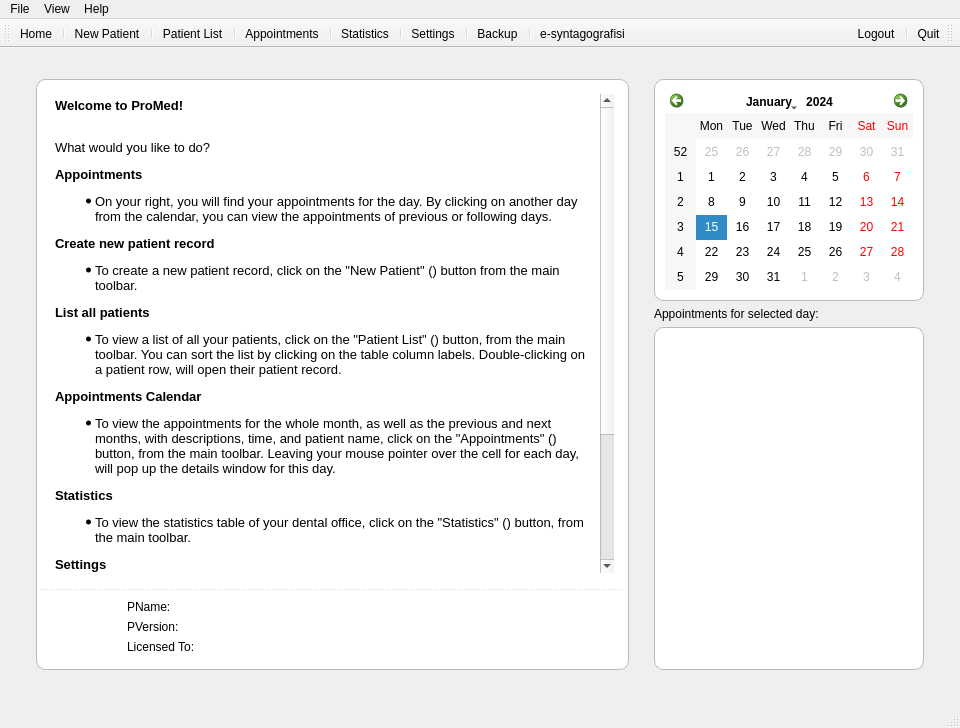
<?xml version="1.0" encoding="UTF-8"?>
<ui version="4.0">
 <class>MainWindow</class>
 <widget class="QMainWindow" name="MainWindow">
  <property name="geometry">
   <rect>
    <x>0</x>
    <y>0</y>
    <width>960</width>
    <height>728</height>
   </rect>
  </property>
  <property name="minimumSize">
   <size>
    <width>960</width>
    <height>725</height>
   </size>
  </property>
  <property name="acceptDrops">
   <bool>false</bool>
  </property>
  <property name="windowTitle">
   <string/>
  </property>
  <property name="windowIcon">
   <iconset>
    <normaloff>:/icons/ProDent</normaloff>:/icons/ProDent</iconset>
  </property>
  <property name="styleSheet">
   <string notr="true"/>
  </property>
  <widget class="QWidget" name="centralWidget">
   <property name="autoFillBackground">
    <bool>false</bool>
   </property>
   <property name="styleSheet">
    <string notr="true">background: url(:/images/bg2);</string>
   </property>
   <layout class="QGridLayout" name="gridLayout_2">
    <property name="leftMargin">
     <number>25</number>
    </property>
    <property name="topMargin">
     <number>15</number>
    </property>
    <property name="rightMargin">
     <number>25</number>
    </property>
    <property name="bottomMargin">
     <number>25</number>
    </property>
    <item row="0" column="0">
     <widget class="QWidget" name="widget_4" native="true">
      <layout class="QHBoxLayout" name="horizontalLayout_3">
       <property name="leftMargin">
        <number>0</number>
       </property>
       <property name="topMargin">
        <number>5</number>
       </property>
       <property name="rightMargin">
        <number>0</number>
       </property>
       <property name="bottomMargin">
        <number>0</number>
       </property>
       <item>
        <widget class="QWidget" name="mainpageWidget" native="true">
         <property name="sizePolicy">
          <sizepolicy hsizetype="MinimumExpanding" vsizetype="MinimumExpanding">
           <horstretch>0</horstretch>
           <verstretch>0</verstretch>
          </sizepolicy>
         </property>
         <property name="minimumSize">
          <size>
           <width>800</width>
           <height>0</height>
          </size>
         </property>
         <property name="maximumSize">
          <size>
           <width>1282</width>
           <height>800</height>
          </size>
         </property>
         <property name="autoFillBackground">
          <bool>false</bool>
         </property>
         <property name="styleSheet">
          <string notr="true">background-image:none;</string>
         </property>
         <layout class="QHBoxLayout" name="horizontalLayout">
          <property name="spacing">
           <number>25</number>
          </property>
          <item>
           <widget class="QWidget" name="widget_2" native="true">
            <property name="styleSheet">
             <string notr="true">#widget_2 {
	background:#ffffff;
	border-radius:9px;
	border:1px solid #bbbbbb;
}</string>
            </property>
            <layout class="QVBoxLayout" name="verticalLayout_5">
             <property name="margin">
              <number>5</number>
             </property>
             <item>
              <widget class="QTextBrowser" name="textBrowser">
               <property name="styleSheet">
                <string notr="true">QTextBrowser {
	background:#ffffff;
	padding:10px;
	border:0px;
}

QScrollBar {
	background:none;
}</string>
               </property>
               <property name="html">
                <string>&lt;!DOCTYPE HTML PUBLIC &quot;-//W3C//DTD HTML 4.0//EN&quot; &quot;http://www.w3.org/TR/REC-html40/strict.dtd&quot;&gt;
&lt;html&gt;&lt;head&gt;&lt;meta name=&quot;qrichtext&quot; content=&quot;1&quot; /&gt;&lt;style type=&quot;text/css&quot;&gt;
p, li { white-space: pre-wrap; }
&lt;/style&gt;&lt;/head&gt;&lt;body style=&quot; font-family:'Lucida Grande'; font-size:13pt; font-weight:400; font-style:normal;&quot;&gt;
&lt;p style=&quot; margin-top:0px; margin-bottom:0px; margin-left:0px; margin-right:0px; -qt-block-indent:0; text-indent:0px;&quot;&gt;&lt;span style=&quot; font-size:10pt; font-weight:600;&quot;&gt;Welcome to ProMed!&lt;/span&gt;&lt;/p&gt;
&lt;p style=&quot;-qt-paragraph-type:empty; margin-top:0px; margin-bottom:0px; margin-left:0px; margin-right:0px; -qt-block-indent:0; text-indent:0px; font-size:10pt;&quot;&gt;&lt;/p&gt;
&lt;p style=&quot; margin-top:12px; margin-bottom:12px; margin-left:0px; margin-right:0px; -qt-block-indent:0; text-indent:0px;&quot;&gt;&lt;span style=&quot; font-size:10pt;&quot;&gt;What would you like to do?&lt;/span&gt;&lt;/p&gt;
&lt;p style=&quot; margin-top:12px; margin-bottom:12px; margin-left:0px; margin-right:0px; -qt-block-indent:0; text-indent:0px;&quot;&gt;&lt;span style=&quot; font-size:10pt; font-weight:600;&quot;&gt;Appointments&lt;/span&gt;&lt;/p&gt;
&lt;ul style=&quot;margin-top: 0px; margin-bottom: 0px; margin-left: 0px; margin-right: 0px; -qt-list-indent: 1;&quot;&gt;&lt;li style=&quot; font-size:10pt;&quot; style=&quot; margin-top:12px; margin-bottom:12px; margin-left:0px; margin-right:0px; -qt-block-indent:0; text-indent:0px;&quot;&gt;On your right, you will find your appointments for the day. By clicking on another day from the calendar, you can view the appointments of previous or following days.&lt;/li&gt;
&lt;p style=&quot; margin-top:12px; margin-bottom:12px; margin-left:0px; margin-right:0px; -qt-block-indent:0; text-indent:0px;&quot;&gt;&lt;span style=&quot; font-size:10pt; font-weight:600;&quot;&gt;Create new patient record&lt;/span&gt;&lt;/p&gt;
&lt;li style=&quot; font-size:10pt;&quot; style=&quot; margin-top:12px; margin-bottom:12px; margin-left:0px; margin-right:0px; -qt-block-indent:0; text-indent:0px;&quot;&gt;To create a new patient record, click on the &amp;quot;New Patient&amp;quot; (&lt;img src=&quot;:/icons/New 32x32&quot; width=&quot;16&quot; /&gt;) button from the main toolbar.&lt;/li&gt;
&lt;p style=&quot; margin-top:12px; margin-bottom:12px; margin-left:0px; margin-right:0px; -qt-block-indent:0; text-indent:0px;&quot;&gt;&lt;span style=&quot; font-size:10pt; font-weight:600;&quot;&gt;List all patients&lt;/span&gt;&lt;/p&gt;
&lt;li style=&quot; font-size:10pt;&quot; style=&quot; margin-top:12px; margin-bottom:12px; margin-left:0px; margin-right:0px; -qt-block-indent:0; text-indent:0px;&quot;&gt;To view a list of all your patients, click on the &amp;quot;Patient List&amp;quot; (&lt;img src=&quot;:/icons/Patients 32x32&quot; width=&quot;16&quot; /&gt;) button, from the main toolbar. You can sort the list by clicking on the table column labels. Double-clicking on a patient row, will open their patient record.&lt;/li&gt;
&lt;p style=&quot; margin-top:12px; margin-bottom:12px; margin-left:0px; margin-right:0px; -qt-block-indent:0; text-indent:0px;&quot;&gt;&lt;span style=&quot; font-size:10pt; font-weight:600;&quot;&gt;Appointments Calendar&lt;/span&gt;&lt;/p&gt;
&lt;li style=&quot; font-size:10pt;&quot; style=&quot; margin-top:12px; margin-bottom:12px; margin-left:0px; margin-right:0px; -qt-block-indent:0; text-indent:0px;&quot;&gt;To view the appointments for the whole month, as well as the previous and next months, with descriptions, time, and patient name, click on the &amp;quot;Appointments&amp;quot; (&lt;img src=&quot;:/icons/Calendar 32x32&quot; width=&quot;16&quot; /&gt;) button, from the main toolbar. Leaving your mouse pointer over the cell for each day, will pop up the details window for this day.&lt;/li&gt;
&lt;p style=&quot; margin-top:12px; margin-bottom:12px; margin-left:0px; margin-right:0px; -qt-block-indent:0; text-indent:0px;&quot;&gt;&lt;span style=&quot; font-size:10pt; font-weight:600;&quot;&gt;Statistics&lt;/span&gt;&lt;/p&gt;
&lt;li style=&quot; font-size:10pt;&quot; style=&quot; margin-top:12px; margin-bottom:12px; margin-left:0px; margin-right:0px; -qt-block-indent:0; text-indent:0px;&quot;&gt;To view the statistics table of your dental office, click on the &amp;quot;Statistics&amp;quot; (&lt;img src=&quot;:/icons/Stats 32x32&quot; width=&quot;16&quot; /&gt;) button, from the main toolbar.&lt;/li&gt;
&lt;p style=&quot; margin-top:12px; margin-bottom:12px; margin-left:0px; margin-right:0px; -qt-block-indent:0; text-indent:0px;&quot;&gt;&lt;span style=&quot; font-size:10pt; font-weight:600;&quot;&gt;Settings&lt;/span&gt;&lt;/p&gt;
&lt;li style=&quot; font-size:10pt;&quot; style=&quot; margin-top:12px; margin-bottom:12px; margin-left:0px; margin-right:0px; -qt-block-indent:0; text-indent:0px;&quot;&gt;To enter your medical office information in the system, change your login password, currencies, or languages, click on the &amp;quot;Settings&amp;quot; (&lt;img src=&quot;:/icons/Settings 32x32&quot; width=&quot;16&quot; /&gt;) button, from the main toolbar.&lt;/li&gt;
&lt;p style=&quot; margin-top:12px; margin-bottom:12px; margin-left:0px; margin-right:0px; -qt-block-indent:0; text-indent:0px;&quot;&gt;&lt;span style=&quot; font-size:10pt; font-weight:600;&quot;&gt;Logout&lt;/span&gt;&lt;/p&gt;
&lt;li style=&quot; font-size:10pt;&quot; style=&quot; margin-top:12px; margin-bottom:12px; margin-left:0px; margin-right:0px; -qt-block-indent:0; text-indent:0px;&quot;&gt;To log out without quitting the application (= return to the login screen), click on the &amp;quot;Logout&amp;quot; (&lt;img src=&quot;:/icons/Logout 32x32&quot; width=&quot;16&quot; /&gt;) button, from the main toolbar.&lt;/li&gt;&lt;/ul&gt;
&lt;p style=&quot; margin-top:12px; margin-bottom:12px; margin-left:0px; margin-right:0px; -qt-block-indent:0; text-indent:0px;&quot;&gt;&lt;span style=&quot; font-size:10pt;&quot;&gt;To get help, you can contact us at promed@re-compile.com via e-mail, or call us at +30 2752 0 26374, Monday to Friday, 9.00am - 18.00am GMT+2.&lt;/span&gt;&lt;/p&gt;
&lt;p style=&quot;-qt-paragraph-type:empty; margin-top:12px; margin-bottom:12px; margin-left:0px; margin-right:0px; -qt-block-indent:0; text-indent:0px; font-size:10pt;&quot;&gt;&lt;/p&gt;&lt;/body&gt;&lt;/html&gt;</string>
               </property>
              </widget>
             </item>
             <item>
              <widget class="QWidget" name="widget_3" native="true">
               <property name="styleSheet">
                <string notr="true">#widget_3, QLabel {
	background:#ffffff;
}

#widget_3 {
	border-top:1px dotted #aaaaaa;
}</string>
               </property>
               <layout class="QHBoxLayout" name="horizontalLayout_2">
                <property name="leftMargin">
                 <number>20</number>
                </property>
                <property name="rightMargin">
                 <number>20</number>
                </property>
                <item>
                 <widget class="QLabel" name="label_2">
                  <property name="sizePolicy">
                   <sizepolicy hsizetype="Fixed" vsizetype="Fixed">
                    <horstretch>0</horstretch>
                    <verstretch>0</verstretch>
                   </sizepolicy>
                  </property>
                  <property name="maximumSize">
                   <size>
                    <width>60</width>
                    <height>60</height>
                   </size>
                  </property>
                  <property name="text">
                   <string/>
                  </property>
                  <property name="pixmap">
                   <pixmap resource="resources.qrc">:/images/logo-64</pixmap>
                  </property>
                  <property name="scaledContents">
                   <bool>true</bool>
                  </property>
                 </widget>
                </item>
                <item>
                 <layout class="QVBoxLayout" name="verticalLayout_6">
                  <item>
                   <widget class="QLabel" name="info_pname">
                    <property name="font">
                     <font/>
                    </property>
                    <property name="text">
                     <string>PName:</string>
                    </property>
                   </widget>
                  </item>
                  <item>
                   <widget class="QLabel" name="info_pversion">
                    <property name="font">
                     <font/>
                    </property>
                    <property name="text">
                     <string>PVersion:</string>
                    </property>
                   </widget>
                  </item>
                  <item>
                   <widget class="QLabel" name="info_plicense">
                    <property name="font">
                     <font/>
                    </property>
                    <property name="text">
                     <string>Licensed To:</string>
                    </property>
                   </widget>
                  </item>
                 </layout>
                </item>
               </layout>
              </widget>
             </item>
            </layout>
           </widget>
          </item>
          <item>
           <widget class="QWidget" name="homeWidgets" native="true">
            <property name="sizePolicy">
             <sizepolicy hsizetype="Fixed" vsizetype="Preferred">
              <horstretch>0</horstretch>
              <verstretch>0</verstretch>
             </sizepolicy>
            </property>
            <layout class="QVBoxLayout" name="verticalLayout_2">
             <property name="margin">
              <number>0</number>
             </property>
             <item>
              <widget class="QWidget" name="widget" native="true">
               <property name="sizePolicy">
                <sizepolicy hsizetype="Preferred" vsizetype="Fixed">
                 <horstretch>0</horstretch>
                 <verstretch>0</verstretch>
                </sizepolicy>
               </property>
               <property name="styleSheet">
                <string notr="true">#widget {
background:#ffffff;
border-radius:9px;
border:1px solid #bbbbbb;
}

QWidget {
background:#ffffff;
}

QToolButton {
	background:none;
	color:#000;
}</string>
               </property>
               <layout class="QVBoxLayout" name="verticalLayout_4">
                <item>
                 <widget class="QCalendarWidget" name="calendarWidget">
                  <property name="sizePolicy">
                   <sizepolicy hsizetype="Preferred" vsizetype="Fixed">
                    <horstretch>0</horstretch>
                    <verstretch>0</verstretch>
                   </sizepolicy>
                  </property>
                  <property name="minimumSize">
                   <size>
                    <width>0</width>
                    <height>200</height>
                   </size>
                  </property>
                  <property name="styleSheet">
                   <string notr="true"/>
                  </property>
                  <property name="navigationBarVisible">
                   <bool>true</bool>
                  </property>
                  <property name="dateEditEnabled">
                   <bool>true</bool>
                  </property>
                 </widget>
                </item>
               </layout>
              </widget>
             </item>
             <item>
              <widget class="QLabel" name="formHeader1">
               <property name="sizePolicy">
                <sizepolicy hsizetype="Preferred" vsizetype="Fixed">
                 <horstretch>0</horstretch>
                 <verstretch>0</verstretch>
                </sizepolicy>
               </property>
               <property name="styleSheet">
                <string notr="true">background:none;</string>
               </property>
               <property name="text">
                <string>Appointments for selected day:</string>
               </property>
              </widget>
             </item>
             <item>
              <widget class="QWidget" name="eventsWindow" native="true">
               <property name="minimumSize">
                <size>
                 <width>0</width>
                 <height>305</height>
                </size>
               </property>
               <property name="maximumSize">
                <size>
                 <width>305</width>
                 <height>16777215</height>
                </size>
               </property>
               <property name="font">
                <font/>
               </property>
               <property name="styleSheet">
                <string notr="true">#eventsWindow {
	background: #ffffff;
	border-radius: 9px;
	border:1px solid #bbbbbb;
}

#scrollAreaWidgetContents {
	background:#ffffff;
}

QScrollBar {
	background: none;
}

QLabel {
	background:#ffffff;
}</string>
               </property>
               <layout class="QVBoxLayout" name="verticalLayout_3">
                <item>
                 <widget class="QScrollArea" name="scrollArea">
                  <property name="frameShape">
                   <enum>QFrame::NoFrame</enum>
                  </property>
                  <property name="frameShadow">
                   <enum>QFrame::Plain</enum>
                  </property>
                  <property name="lineWidth">
                   <number>1</number>
                  </property>
                  <property name="widgetResizable">
                   <bool>true</bool>
                  </property>
                  <widget class="QWidget" name="scrollAreaWidgetContents">
                   <property name="geometry">
                    <rect>
                     <x>0</x>
                     <y>0</y>
                     <width>281</width>
                     <height>271</height>
                    </rect>
                   </property>
                   <layout class="QVBoxLayout" name="verticalLayout_7">
                    <property name="leftMargin">
                     <number>0</number>
                    </property>
                    <property name="topMargin">
                     <number>0</number>
                    </property>
                    <property name="bottomMargin">
                     <number>0</number>
                    </property>
                    <item>
                     <layout class="QVBoxLayout" name="verticalLayout"/>
                    </item>
                   </layout>
                  </widget>
                 </widget>
                </item>
               </layout>
              </widget>
             </item>
            </layout>
           </widget>
          </item>
         </layout>
        </widget>
       </item>
      </layout>
     </widget>
    </item>
   </layout>
  </widget>
  <widget class="QMenuBar" name="menuBar">
   <property name="geometry">
    <rect>
     <x>0</x>
     <y>0</y>
     <width>960</width>
     <height>22</height>
    </rect>
   </property>
   <widget class="QMenu" name="menuFile">
    <property name="title">
     <string>File</string>
    </property>
    <addaction name="separator"/>
    <addaction name="actionQuit"/>
   </widget>
   <widget class="QMenu" name="menuHelp">
    <property name="title">
     <string>Help</string>
    </property>
    <addaction name="actionAbout"/>
   </widget>
   <widget class="QMenu" name="menuView">
    <property name="title">
     <string>View</string>
    </property>
    <addaction name="actionFullscreen"/>
   </widget>
   <addaction name="menuFile"/>
   <addaction name="menuView"/>
   <addaction name="menuHelp"/>
  </widget>
  <widget class="QToolBar" name="mainToolBar">
   <property name="minimumSize">
    <size>
     <width>0</width>
     <height>0</height>
    </size>
   </property>
   <property name="layoutDirection">
    <enum>Qt::LeftToRight</enum>
   </property>
   <property name="iconSize">
    <size>
     <width>32</width>
     <height>32</height>
    </size>
   </property>
   <property name="toolButtonStyle">
    <enum>Qt::ToolButtonTextUnderIcon</enum>
   </property>
   <attribute name="toolBarArea">
    <enum>TopToolBarArea</enum>
   </attribute>
   <attribute name="toolBarBreak">
    <bool>false</bool>
   </attribute>
   <addaction name="actionHome"/>
   <addaction name="separator"/>
   <addaction name="actionNew"/>
   <addaction name="separator"/>
   <addaction name="actionList_Patients"/>
   <addaction name="separator"/>
   <addaction name="actionAppointments"/>
   <addaction name="separator"/>
   <addaction name="actionStatistics"/>
   <addaction name="separator"/>
   <addaction name="actionSettings"/>
   <addaction name="separator"/>
   <addaction name="actionBackup"/>
   <addaction name="separator"/>
   <addaction name="actionE_syntagografisi"/>
  </widget>
  <widget class="QStatusBar" name="statusBar">
   <property name="styleSheet">
    <string notr="true"/>
   </property>
  </widget>
  <widget class="QToolBar" name="toolBar">
   <property name="windowTitle">
    <string>toolBar</string>
   </property>
   <property name="layoutDirection">
    <enum>Qt::RightToLeft</enum>
   </property>
   <property name="iconSize">
    <size>
     <width>32</width>
     <height>32</height>
    </size>
   </property>
   <property name="toolButtonStyle">
    <enum>Qt::ToolButtonTextUnderIcon</enum>
   </property>
   <attribute name="toolBarArea">
    <enum>TopToolBarArea</enum>
   </attribute>
   <attribute name="toolBarBreak">
    <bool>false</bool>
   </attribute>
   <addaction name="actionQuit"/>
   <addaction name="separator"/>
   <addaction name="actionLogout"/>
  </widget>
  <action name="actionNew">
   <property name="icon">
    <iconset>
     <normalon>:/icons/New 32x32</normalon>
    </iconset>
   </property>
   <property name="text">
    <string>New Patient</string>
   </property>
   <property name="toolTip">
    <string>Create a new patient record</string>
   </property>
   <property name="shortcut">
    <string>Ctrl+N</string>
   </property>
  </action>
  <action name="actionNew_2">
   <property name="text">
    <string>New...</string>
   </property>
  </action>
  <action name="actionExport">
   <property name="text">
    <string>Export...</string>
   </property>
  </action>
  <action name="actionQuit">
   <property name="icon">
    <iconset resource="resources.qrc">
     <normaloff>:/icons/Quit 32x32</normaloff>:/icons/Quit 32x32</iconset>
   </property>
   <property name="text">
    <string>Quit</string>
   </property>
   <property name="toolTip">
    <string>quit this program</string>
   </property>
  </action>
  <action name="actionList_Patients">
   <property name="icon">
    <iconset resource="resources.qrc">
     <normaloff>:/icons/Patients 32x32</normaloff>:/icons/Patients 32x32</iconset>
   </property>
   <property name="text">
    <string>Patient List</string>
   </property>
   <property name="toolTip">
    <string>display a list of the patients in system</string>
   </property>
  </action>
  <action name="actionHome">
   <property name="icon">
    <iconset>
     <normalon>:/icons/Home 32x32</normalon>
    </iconset>
   </property>
   <property name="text">
    <string>Home</string>
   </property>
   <property name="toolTip">
    <string>Back to Home Page</string>
   </property>
  </action>
  <action name="actionStatistics">
   <property name="icon">
    <iconset resource="resources.qrc">
     <normaloff>:/icons/Stats 32x32</normaloff>:/icons/Stats 32x32</iconset>
   </property>
   <property name="text">
    <string>Statistics</string>
   </property>
   <property name="toolTip">
    <string>displays the statistics chart of your dental office</string>
   </property>
  </action>
  <action name="actionAppointments">
   <property name="icon">
    <iconset resource="resources.qrc">
     <normaloff>:/icons/Calendar 32x32</normaloff>:/icons/Calendar 32x32</iconset>
   </property>
   <property name="text">
    <string>Appointments</string>
   </property>
   <property name="toolTip">
    <string>Appointments in month view</string>
   </property>
  </action>
  <action name="actionSettings">
   <property name="icon">
    <iconset resource="resources.qrc">
     <normaloff>:/icons/Settings 32x32</normaloff>:/icons/Settings 32x32</iconset>
   </property>
   <property name="text">
    <string>Settings</string>
   </property>
   <property name="toolTip">
    <string>application settings</string>
   </property>
  </action>
  <action name="actionLogout">
   <property name="icon">
    <iconset resource="resources.qrc">
     <normaloff>:/icons/Logout 32x32</normaloff>:/icons/Logout 32x32</iconset>
   </property>
   <property name="text">
    <string>Logout</string>
   </property>
   <property name="toolTip">
    <string>Logout of the system and back to Login screen</string>
   </property>
  </action>
  <action name="actionAbout">
   <property name="text">
    <string>About...</string>
   </property>
   <property name="toolTip">
    <string>About This Application</string>
   </property>
  </action>
  <action name="actionBackup">
   <property name="icon">
    <iconset resource="resources.qrc">
     <normaloff>:/icons/Backup 32x32</normaloff>:/icons/Backup 32x32</iconset>
   </property>
   <property name="text">
    <string>Backup</string>
   </property>
   <property name="toolTip">
    <string>Internet Backup of the System</string>
   </property>
  </action>
  <action name="actionE_syntagografisi">
   <property name="icon">
    <iconset resource="resources.qrc">
     <normaloff>:/icons/Browser 32x32</normaloff>:/icons/Browser 32x32</iconset>
   </property>
   <property name="text">
    <string>e-syntagografisi</string>
   </property>
   <property name="toolTip">
    <string>e-syntagografisi link</string>
   </property>
  </action>
  <action name="actionFullscreen">
   <property name="checkable">
    <bool>true</bool>
   </property>
   <property name="text">
    <string>Fullscreen</string>
   </property>
   <property name="shortcut">
    <string>Ctrl+F</string>
   </property>
  </action>
 </widget>
 <layoutdefault spacing="6" margin="11"/>
 <resources>
  <include location="resources.qrc"/>
 </resources>
 <connections/>
</ui>
